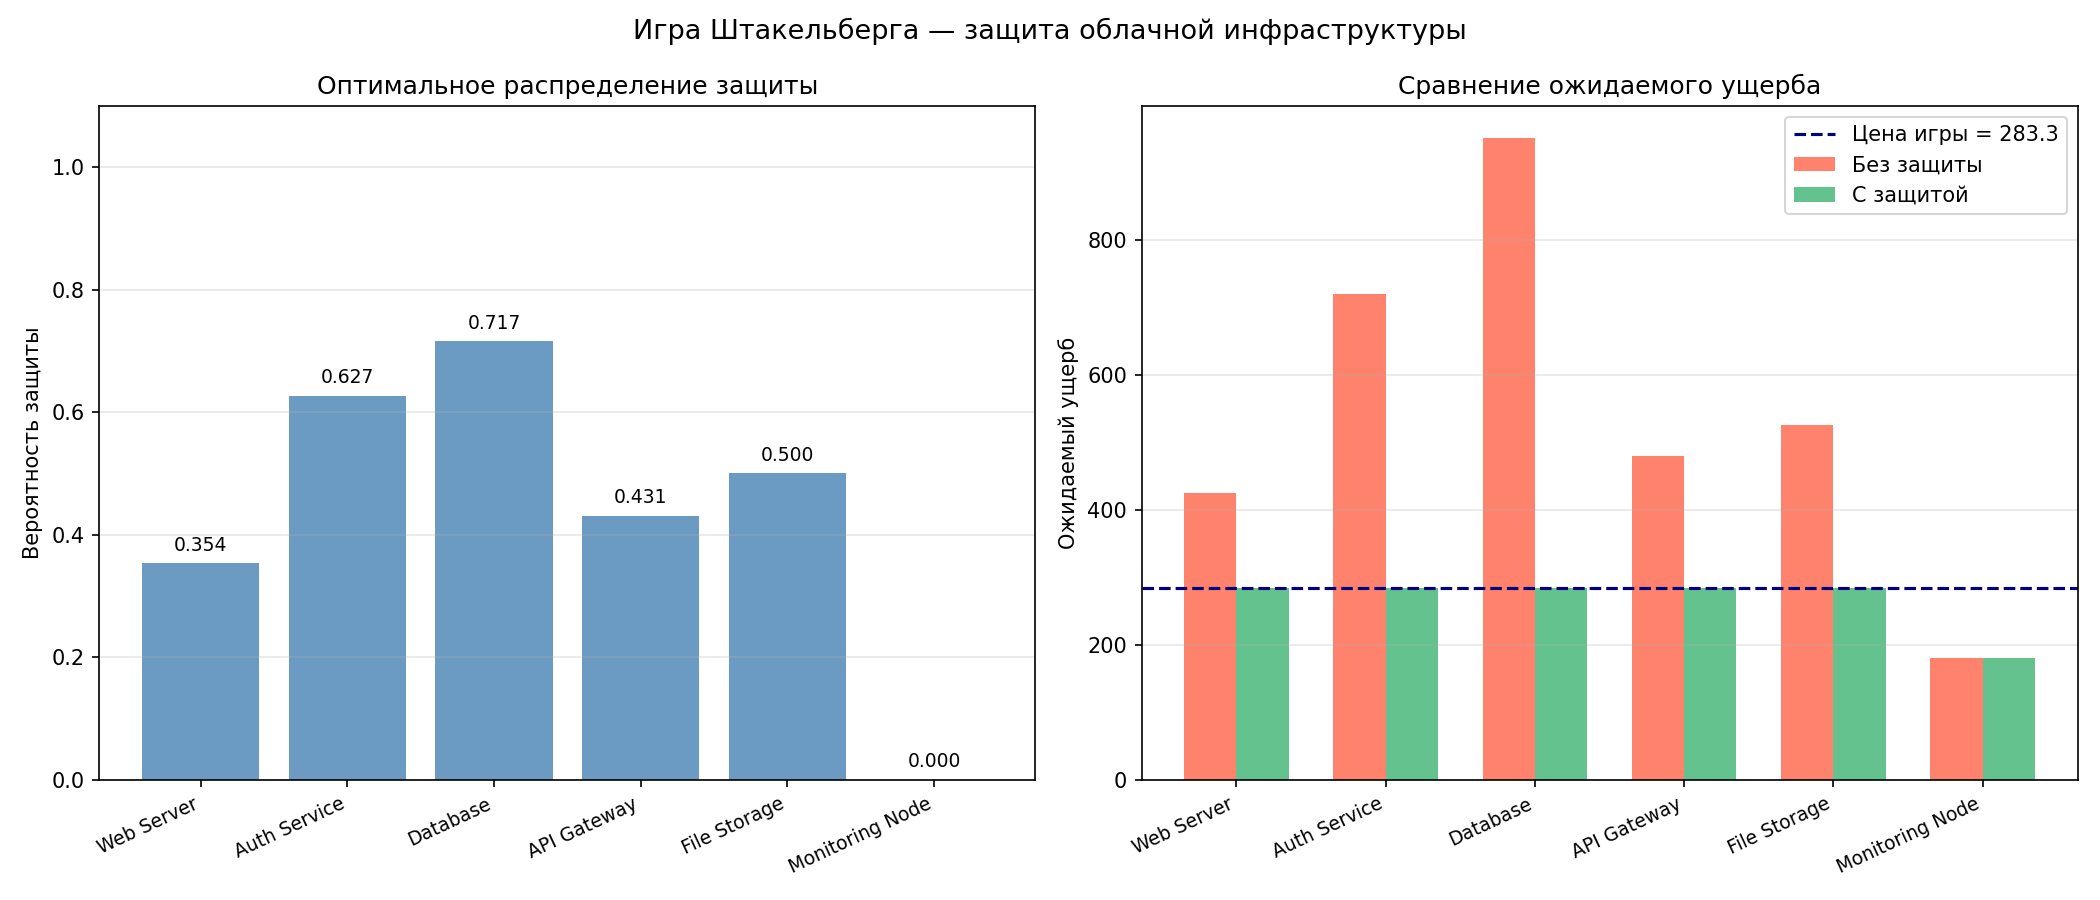

The Python source for this figure:
# -*- coding: utf-8 -*-
import sys
import io
sys.stdout = io.TextIOWrapper(sys.stdout.buffer, encoding='utf-8', errors='replace')

import numpy as np
import matplotlib
matplotlib.use('Agg')
import matplotlib.pyplot as plt
from scipy.optimize import linprog

NODES = [
    {'name': 'Web Server',      'V': 500,  'C': 80,  'P_def': 0.05, 'P_no_def': 0.85},
    {'name': 'Auth Service',    'V': 800,  'C': 120, 'P_def': 0.03, 'P_no_def': 0.90},
    {'name': 'Database',        'V': 1000, 'C': 150, 'P_def': 0.02, 'P_no_def': 0.95},
    {'name': 'API Gateway',     'V': 600,  'C': 90,  'P_def': 0.04, 'P_no_def': 0.80},
    {'name': 'File Storage',    'V': 700,  'C': 100, 'P_def': 0.06, 'P_no_def': 0.75},
    {'name': 'Monitoring Node', 'V': 300,  'C': 50,  'P_def': 0.10, 'P_no_def': 0.60},
]

BUDGET = 300
N = len(NODES)
V        = np.array([nd['V']        for nd in NODES])
C        = np.array([nd['C']        for nd in NODES])
P_def    = np.array([nd['P_def']    for nd in NODES])
P_no_def = np.array([nd['P_no_def'] for nd in NODES])


def solve_stackelberg(V, C, P_def, P_no_def, B):
    num_vars = N + 1
    c_obj = np.zeros(num_vars)
    c_obj[-1] = 1.0

    A_ub, b_ub = [], []
    for i in range(N):
        row = np.zeros(num_vars)
        row[i] = V[i] * (P_def[i] - P_no_def[i])
        row[-1] = -1.0
        A_ub.append(row)
        b_ub.append(-V[i] * P_no_def[i])

    budget_row = np.zeros(num_vars)
    budget_row[:N] = C
    A_ub.append(budget_row)
    b_ub.append(float(B))

    result = linprog(c_obj, A_ub=np.array(A_ub), b_ub=np.array(b_ub),
                     bounds=[(0.0, 1.0)] * N + [(0.0, None)], method='highs')
    if not result.success:
        raise RuntimeError("LP: " + result.message)
    return result.x[:N], result.x[-1]


if __name__ == "__main__":
    p_opt, d_opt = solve_stackelberg(V, C, P_def, P_no_def, BUDGET)
    damages      = V * (p_opt * P_def + (1.0 - p_opt) * P_no_def)
    damages_none = V * P_no_def
    target       = int(np.argmax(damages))

    print("=== Равновесие Штакельберга ===")
    print(f"{'Узел':<22} {'P(защита)':>10} {'Бюджет':>10} {'Ущерб (opt)':>13} {'Ущерб (нет)':>13}")
    print("-" * 72)
    for i, nd in enumerate(NODES):
        mark = " <-- цель" if i == target else ""
        print(f"{nd['name']:<22} {p_opt[i]:>10.4f} {C[i]*p_opt[i]:>10.2f} "
              f"{damages[i]:>13.2f} {damages_none[i]:>13.2f}{mark}")

    print(f"\nБюджет использован: {np.dot(p_opt, C):.2f} / {BUDGET}")
    print(f"Цена игры (мин. ожид. ущерб): {d_opt:.2f}")
    print(f"Снижение макс. ущерба: {100*(damages_none.max()-d_opt)/damages_none.max():.1f}%")

    fig, axes = plt.subplots(1, 2, figsize=(14, 6))
    names = [nd['name'] for nd in NODES]
    x = np.arange(N)
    w = 0.35

    ax1 = axes[0]
    bars = ax1.bar(x, p_opt, color='steelblue', alpha=0.8)
    ax1.set_xticks(x)
    ax1.set_xticklabels(names, rotation=25, ha='right', fontsize=9)
    ax1.set_ylabel('Вероятность защиты')
    ax1.set_title('Оптимальное распределение защиты')
    ax1.set_ylim(0, 1.1)
    ax1.grid(True, alpha=0.3, axis='y')
    for bar, val in zip(bars, p_opt):
        ax1.text(bar.get_x() + bar.get_width() / 2, bar.get_height() + 0.02,
                 f'{val:.3f}', ha='center', fontsize=9)

    ax2 = axes[1]
    ax2.bar(x - w/2, damages_none, width=w, label='Без защиты', color='tomato', alpha=0.8)
    ax2.bar(x + w/2, damages,      width=w, label='С защитой',  color='mediumseagreen', alpha=0.8)
    ax2.axhline(y=d_opt, color='navy', linestyle='--', linewidth=1.5,
                label=f'Цена игры = {d_opt:.1f}')
    ax2.set_xticks(x)
    ax2.set_xticklabels(names, rotation=25, ha='right', fontsize=9)
    ax2.set_ylabel('Ожидаемый ущерб')
    ax2.set_title('Сравнение ожидаемого ущерба')
    ax2.legend()
    ax2.grid(True, alpha=0.3, axis='y')

    plt.suptitle('Игра Штакельберга — защита облачной инфраструктуры', fontsize=13)
    plt.tight_layout()
    plt.savefig('task2_stackelberg.png', dpi=150)
    plt.close()
    print("\n[График сохранён: task2_stackelberg.png]")
